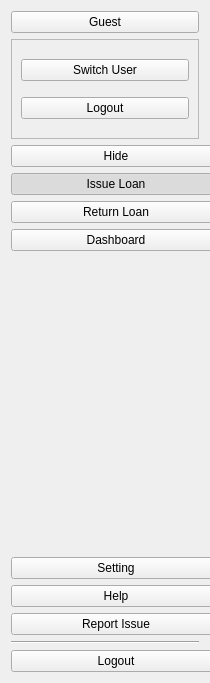
     <widget class="QWidget" name="side_menu_2" native="true">
      <property name="minimumSize">
       <size>
        <width>200</width>
        <height>0</height>
       </size>
      </property>
      <property name="maximumSize">
       <size>
        <width>210</width>
        <height>16777215</height>
       </size>
      </property>
      <property name="styleSheet">
       <string notr="true"/>
      </property>
      <layout class="QVBoxLayout" name="verticalLayout">
       <item>
        <widget class="QPushButton" name="btn_user_2">
         <property name="enabled">
          <bool>true</bool>
         </property>
         <property name="cursor">
          <cursorShape>PointingHandCursor</cursorShape>
         </property>
         <property name="layoutDirection">
          <enum>Qt::LeftToRight</enum>
         </property>
         <property name="styleSheet">
          <string notr="true"/>
         </property>
         <property name="text">
          <string>Guest</string>
         </property>
         <property name="icon">
          <iconset resource="../icon/resources.qrc">
           <normaloff>:/icons8-user-60.png</normaloff>:/icons8-user-60.png</iconset>
         </property>
         <property name="iconSize">
          <size>
           <width>50</width>
           <height>50</height>
          </size>
         </property>
         <property name="checkable">
          <bool>false</bool>
         </property>
        </widget>
       </item>
       <item>
        <widget class="QFrame" name="frame_user">
         <property name="minimumSize">
          <size>
           <width>0</width>
           <height>100</height>
          </size>
         </property>
         <property name="frameShape">
          <enum>QFrame::StyledPanel</enum>
         </property>
         <property name="frameShadow">
          <enum>QFrame::Raised</enum>
         </property>
         <layout class="QVBoxLayout" name="verticalLayout_5">
          <item>
           <widget class="QPushButton" name="btn_change_user">
            <property name="cursor">
             <cursorShape>PointingHandCursor</cursorShape>
            </property>
            <property name="text">
             <string>Switch User</string>
            </property>
            <property name="icon">
             <iconset resource="../icon/resources.qrc">
              <normaloff>:/change-user-30.png</normaloff>:/change-user-30.png</iconset>
            </property>
            <property name="iconSize">
             <size>
              <width>30</width>
              <height>30</height>
             </size>
            </property>
           </widget>
          </item>
          <item>
           <widget class="QPushButton" name="btn_logout_4">
            <property name="cursor">
             <cursorShape>PointingHandCursor</cursorShape>
            </property>
            <property name="text">
             <string>Logout</string>
            </property>
            <property name="icon">
             <iconset resource="../icon/resources.qrc">
              <normaloff>:/icons8-log-out-60.png</normaloff>:/icons8-log-out-60.png</iconset>
            </property>
            <property name="iconSize">
             <size>
              <width>30</width>
              <height>30</height>
             </size>
            </property>
           </widget>
          </item>
         </layout>
        </widget>
       </item>
       <item>
        <widget class="QPushButton" name="btn_menu_2">
         <property name="enabled">
          <bool>true</bool>
         </property>
         <property name="minimumSize">
          <size>
           <width>210</width>
           <height>0</height>
          </size>
         </property>
         <property name="cursor">
          <cursorShape>PointingHandCursor</cursorShape>
         </property>
         <property name="layoutDirection">
          <enum>Qt::LeftToRight</enum>
         </property>
         <property name="text">
          <string>Hide</string>
         </property>
         <property name="icon">
          <iconset resource="../icon/resources.qrc">
           <normaloff>:/icons8-menu-vertical-60.png</normaloff>:/icons8-menu-vertical-60.png</iconset>
         </property>
         <property name="iconSize">
          <size>
           <width>30</width>
           <height>40</height>
          </size>
         </property>
         <property name="checkable">
          <bool>true</bool>
         </property>
        </widget>
       </item>
       <item>
        <widget class="QPushButton" name="btn_home_2">
         <property name="minimumSize">
          <size>
           <width>210</width>
           <height>0</height>
          </size>
         </property>
         <property name="cursor">
          <cursorShape>PointingHandCursor</cursorShape>
         </property>
         <property name="text">
          <string>Issue Loan</string>
         </property>
         <property name="icon">
          <iconset resource="../icon/resources.qrc">
           <normaloff>:/icons8-home-60.png</normaloff>:/icons8-home-60.png</iconset>
         </property>
         <property name="iconSize">
          <size>
           <width>40</width>
           <height>40</height>
          </size>
         </property>
         <property name="checkable">
          <bool>true</bool>
         </property>
         <property name="checked">
          <bool>true</bool>
         </property>
         <property name="autoExclusive">
          <bool>true</bool>
         </property>
        </widget>
       </item>
       <item>
        <widget class="QPushButton" name="btn_check_in_2">
         <property name="enabled">
          <bool>true</bool>
         </property>
         <property name="minimumSize">
          <size>
           <width>210</width>
           <height>0</height>
          </size>
         </property>
         <property name="cursor">
          <cursorShape>PointingHandCursor</cursorShape>
         </property>
         <property name="text">
          <string>Return Loan</string>
         </property>
         <property name="icon">
          <iconset resource="../icon/resources.qrc">
           <normaloff>:/icons8-checkout-60.png</normaloff>:/icons8-checkout-60.png</iconset>
         </property>
         <property name="iconSize">
          <size>
           <width>40</width>
           <height>40</height>
          </size>
         </property>
         <property name="checkable">
          <bool>true</bool>
         </property>
         <property name="autoExclusive">
          <bool>true</bool>
         </property>
        </widget>
       </item>
       <item>
        <widget class="QPushButton" name="btn_dashboard_2">
         <property name="enabled">
          <bool>true</bool>
         </property>
         <property name="minimumSize">
          <size>
           <width>210</width>
           <height>0</height>
          </size>
         </property>
         <property name="cursor">
          <cursorShape>PointingHandCursor</cursorShape>
         </property>
         <property name="text">
          <string>Dashboard</string>
         </property>
         <property name="icon">
          <iconset resource="../icon/resources.qrc">
           <normaloff>:/icons8-dashboard-60.png</normaloff>:/icons8-dashboard-60.png</iconset>
         </property>
         <property name="iconSize">
          <size>
           <width>40</width>
           <height>40</height>
          </size>
         </property>
         <property name="checkable">
          <bool>true</bool>
         </property>
         <property name="autoExclusive">
          <bool>true</bool>
         </property>
        </widget>
       </item>
       <item>
        <spacer name="verticalSpacer_3">
         <property name="orientation">
          <enum>Qt::Vertical</enum>
         </property>
         <property name="sizeHint" stdset="0">
          <size>
           <width>20</width>
           <height>300</height>
          </size>
         </property>
        </spacer>
       </item>
       <item>
        <widget class="QPushButton" name="btn_setting_2">
         <property name="enabled">
          <bool>true</bool>
         </property>
         <property name="minimumSize">
          <size>
           <width>210</width>
           <height>0</height>
          </size>
         </property>
         <property name="cursor">
          <cursorShape>PointingHandCursor</cursorShape>
         </property>
         <property name="text">
          <string>Setting</string>
         </property>
         <property name="icon">
          <iconset resource="../icon/resources.qrc">
           <normaloff>:/icons8-setting-60.png</normaloff>:/icons8-setting-60.png</iconset>
         </property>
         <property name="iconSize">
          <size>
           <width>40</width>
           <height>40</height>
          </size>
         </property>
         <property name="checkable">
          <bool>true</bool>
         </property>
         <property name="autoExclusive">
          <bool>true</bool>
         </property>
        </widget>
       </item>
       <item>
        <widget class="QPushButton" name="btn_help_2">
         <property name="minimumSize">
          <size>
           <width>210</width>
           <height>0</height>
          </size>
         </property>
         <property name="cursor">
          <cursorShape>PointingHandCursor</cursorShape>
         </property>
         <property name="text">
          <string>Help</string>
         </property>
         <property name="icon">
          <iconset resource="../icon/resources.qrc">
           <normaloff>:/icons8-help-60.png</normaloff>:/icons8-help-60.png</iconset>
         </property>
         <property name="iconSize">
          <size>
           <width>40</width>
           <height>40</height>
          </size>
         </property>
         <property name="checkable">
          <bool>true</bool>
         </property>
         <property name="autoExclusive">
          <bool>true</bool>
         </property>
        </widget>
       </item>
       <item>
        <widget class="QPushButton" name="btn_report_2">
         <property name="minimumSize">
          <size>
           <width>210</width>
           <height>0</height>
          </size>
         </property>
         <property name="cursor">
          <cursorShape>PointingHandCursor</cursorShape>
         </property>
         <property name="text">
          <string>Report Issue</string>
         </property>
         <property name="icon">
          <iconset resource="../icon/resources.qrc">
           <normaloff>:/icons8-issue-60.png</normaloff>:/icons8-issue-60.png</iconset>
         </property>
         <property name="iconSize">
          <size>
           <width>40</width>
           <height>40</height>
          </size>
         </property>
         <property name="checkable">
          <bool>true</bool>
         </property>
         <property name="autoExclusive">
          <bool>true</bool>
         </property>
        </widget>
       </item>
       <item>
        <widget class="Line" name="line">
         <property name="orientation">
          <enum>Qt::Horizontal</enum>
         </property>
        </widget>
       </item>
       <item>
        <widget class="QPushButton" name="btn_logout_2">
         <property name="minimumSize">
          <size>
           <width>210</width>
           <height>0</height>
          </size>
         </property>
         <property name="styleSheet">
          <string notr="true"/>
         </property>
         <property name="text">
          <string>Logout</string>
         </property>
         <property name="icon">
          <iconset resource="../icon/resources.qrc">
           <normaloff>:/icons8-log-out-60.png</normaloff>:/icons8-log-out-60.png</iconset>
         </property>
         <property name="iconSize">
          <size>
           <width>40</width>
           <height>40</height>
          </size>
         </property>
         <property name="checkable">
          <bool>false</bool>
         </property>
        </widget>
       </item>
      </layout>
     </widget>
